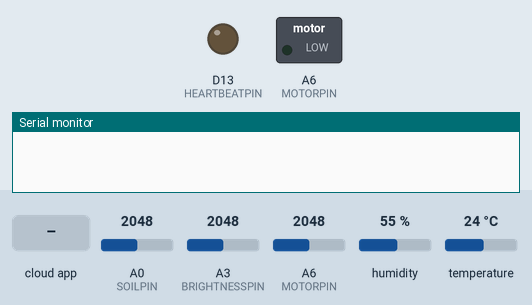
This sketch was run on a simulated Arduino Nano ESP32. Parts: switched loads named in the sketch (green lamp = pin HIGH), output pins drawn as LEDs (lit = HIGH), the last lines printed to the serial monitor. Dashed ring = blinking. The test bench sets the inputs (shaded band); at power-on: A0 (SOILPIN) = 2048, A3 (BRIGHTNESSPIN) = 2048, A6 (MOTORPIN) = 2048, humidity 55 %, temperature 24 °C. WiFi joins after 1.5 s; servers stay silent unless stated.

Above: at 0.0 s.
At 2.7 s:
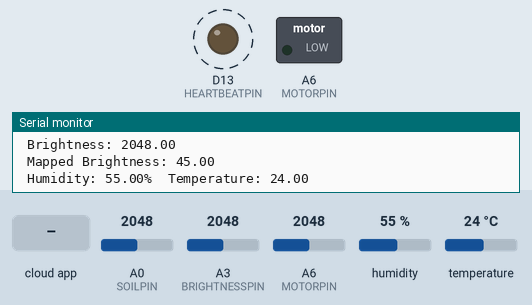
2.8 s: A0 (SOILPIN) set to 2866
6.3 s: the phone or cloud app sets container_refill to 0
9.8 s: the phone or cloud app sets container_refill to 1
13.3 s: A0 (SOILPIN) set to 3972
Timing chart, 0 to 17.8 s (numbered marks = the images above; inputs shaded):
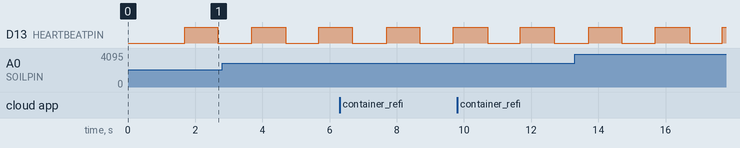

The sketch:

IoTrees_Prototype.ino
```cpp
#include "arduino_secrets.h"

/*
  Sketch generated by the Arduino IoT Cloud Thing "Untitled"
  https://create.arduino.cc/cloud/things/220bf1eb-6144-47c8-8add-2f7b641606f9

  Arduino IoT Cloud Variables description

  The following variables are automatically generated and updated when changes are made to the Thing

  CloudTemperatureSensor air_temperature;
  CloudIlluminance brightness;
  bool container_refill;
  CloudRelativeHumidity air_humidity;
  CloudRelativeHumidity soil_humidity;

  Variables which are marked as READ/WRITE in the Cloud Thing will also have functions
  which are called when their values are changed from the Dashboard.
  These functions are generated with the Thing and added at the end of this sketch.
*/
#include "thingProperties.h"
#include <DHT.h>
//#include <DHT_U.h>
// DHT11 - Version: 2.0.0

//Defines
//Pins
#define DHTPIN 6  //D6 DHT digital
#define DHTTYPE DHT11
#define SOILPIN 17        //A0/D17 Soil Humidity Analog input
#define MOTORPIN 23       //A6/D23 Motor  Analog Output
#define BRIGHTNESSPIN 20  //A3/D20 Photosensor Analog Input
#define HEARTBEATPIN 13   //D13 Hearbeat

//Sensors
// Values need to be adapted based on opservations
#define BRIGHTNESS_LOW 3800      // Define min value we consider brightness 'low'
#define BRIGHTNESS_HIGH 15    // Define max value we consider brightness 'high'
#define WETSOIL (1700+500)            // Define limit value we consider soil 'wet' 1700 max is 4095
#define DRYSOIL (3000)            // Define limit value we consider soil 'dry'
#define UPDATEPERIOD    1000      //Time periode between readings in ms
#define WATERINGPERIOD 600000  //Time period between watering actions 10min = 600000ms
#define WATERING_TIME 30000  //Maximum Time Period that pump runs until shutdown 30 sec = 30000 ms
#define FLOWRATE        300    //cm^3/s
#define CONTAINERVOLUME 12000    //cm^3

//Variables
// CloudUpdateVariabls
/*
 CloudTemperatureSensor air_temperature;   CloudIlluminance brightness;    bool container_refill;   CloudRelativeHumidity air_humidity;   CloudRelativeHumidity soil_humidity;
*/
//IOT
int wifiStatus = 0;   //1 = ok, 0 = error
int cloudStatus = 0;  //1 = ok, 0 = error
unsigned long previousMillis = 0;

//DHT
DHT dht(DHTPIN, DHTTYPE);

//Motor
unsigned long previousMillisMotor = 0;
int container_content = CONTAINERVOLUME; //Volume in cm^3

void setup() {
  // Initialize serial and wait for port to open:
  Serial.begin(9600);
  // This delay gives the chance to wait for a Serial Monitor without blocking if none is found
  delay(1500);

  //initiate Pins
  //D6 DHT digital
  //D17 Soil Humidity Analog input
  // D20 Photosensor Analog Input
  //D23 Motor  Analog Output
  pinMode(SOILPIN, INPUT);
  pinMode(BRIGHTNESSPIN, INPUT);
  pinMode(MOTORPIN, OUTPUT);
  pinMode(HEARTBEATPIN, OUTPUT);

  // Defined in thingProperties.h
  initProperties();

  // Connect to Arduino IoT Cloud
  ArduinoCloud.begin(ArduinoIoTPreferredConnection);

  /*
     The following function allows you to obtain more information
     related to the state of network and IoT Cloud connection and errors
     the higher number the more granular information you’ll get.
     The default is 0 (only errors).
     Maximum is 4
 */
  setDebugMessageLevel(2);
  ArduinoCloud.printDebugInfo();

  //USER CODE
  dht.begin();
}

void loop() {
  ArduinoCloud.update();
  // Your code here
  //do every action periodically
  unsigned long currentMillis = millis();

  if (currentMillis - previousMillis >= UPDATEPERIOD) {
    // Measuring data
    previousMillis = currentMillis;
    air_temperature = dht.readTemperature();
    air_humidity = dht.readHumidity();
    soil_humidity = analogRead(SOILPIN);
    brightness = analogRead(BRIGHTNESSPIN);

    //Soil Moisture Measurement
    // Determine status of our soil
    Serial.print(F("\n Soil Humidity: "));
    Serial.print(soil_humidity);

    //Wet soil
    if (soil_humidity < WETSOIL) {
      Serial.println("\n Status: Soil is too wet");
      //Turn motor off
      analogWrite(MOTORPIN, 0);
      container_content = container_content - (currentMillis - previousMillis) *FLOWRATE; // V = V_0 - s*dV
    } else if (soil_humidity >= WETSOIL && soil_humidity < DRYSOIL) {
      //Perfect soil humidity
      Serial.println("\n Status: Soil humidity is perfect");
      //Turn motor off
      analogWrite(MOTORPIN, 0);
      container_content = container_content - (currentMillis - previousMillis) *FLOWRATE; // V = V_0 - s*dV
    } else {
      //start watering motor for some time to make it more humid
      Serial.println("\n Status: Soil is too dry - time to water!");

      if ( (analogRead(MOTORPIN) == 1023) && ( (currentMillis - previousMillisMotor) >= WATERING_TIME) ) {
        Serial.println("\n Maximum Watering Time Exceeded, Initiating Shutdown!");
        analogWrite(MOTORPIN, 0);
        container_content = 0;
        container_refill = 0;
      }

      //value: the duty cycle: between 0 (always off) and 255 (always on). Allowed data types: int. //DAC 10-bit 1023
      if ( currentMillis - previousMillisMotor >= WATERINGPERIOD && container_content > 0) {
        previousMillisMotor = currentMillis;
        //Turn motor on
        analogWrite(MOTORPIN, 1023);
        //delay(100);                     //Time for motor to operate in ms = 3000ms
        //analogWrite(MOTORPIN, 0);
      }else if(container_content <= 0){
        container_refill = 0;
      }
    }

    Serial.print(F("\n  Soil Humidity: "));
    Serial.print(soil_humidity);
    soil_humidity = map(4095 - soil_humidity, 0, 4095, 0, 100);
    Serial.print(F("\n Mapped Soil Humidity: "));
    Serial.print(soil_humidity);   //Map humidity //TODO TEST limits

    Serial.print(F("\n Container Content in cm^3:"));
    Serial.print(container_content);

    //Brightness Measurement
    Serial.print(F("\n Brightness: "));     //TODO REMOVE AFTER CALIBRATION
    Serial.print(brightness);             //REMOVE AFTER CALIBRATION
    brightness = map(BRIGHTNESS_LOW - brightness, BRIGHTNESS_HIGH, BRIGHTNESS_LOW, 0, 100);
    Serial.print(F("\n Mapped Brightness: "));
    Serial.print(brightness);

    //Humidity and Temperature Measurement
    Serial.print(F("\n Humidity: "));
    Serial.print(air_humidity);
    Serial.print(F("%  Temperature: "));
    Serial.print(air_temperature);
    Serial.print(F("\n"));

    //Heartbeat
    digitalWrite(HEARTBEATPIN, !digitalRead(HEARTBEATPIN));
  }
}
/*
  Since ContainerRefill is READ_WRITE variable, onContainerRefillChange() is
  executed every time a new value is received from IoT Cloud.
*/
void onContainerRefillChange()  {
  // Add your code here to act upon ContainerRefill change
  Serial.println("\n Container refill: ");
  if(container_refill == 1){  //TODO
    container_content == CONTAINERVOLUME;
    Serial.println("correct");
  }else{
    Serial.println("wrong");
  }
}
```

arduino_secrets.h
```cpp
#define SECRET_SSID "Classroom"//
#define SECRET_OPTIONAL_PASS "ntustclassroom"//
#define SECRET_DEVICE_KEY "FMLSQMWX85S8XLQJJEJ5"
```

thingProperties.h
```cpp
// Code generated by Arduino IoT Cloud, DO NOT EDIT.
#include <ArduinoIoTCloud.h>
#include <Arduino_ConnectionHandler.h>

const char DEVICE_LOGIN_NAME[]  = "7bd8beb7-58eb-4eab-8624-fde70dee32e4";

const char SSID[]               = SECRET_SSID;    // Network SSID (name)
const char PASS[]               = SECRET_OPTIONAL_PASS;    // Network password (use for WPA, or use as key for WEP)
const char DEVICE_KEY[]  = SECRET_DEVICE_KEY;    // Secret device password

void onContainerRefillChange();

CloudTemperatureSensor air_temperature;
CloudIlluminance brightness;
bool container_refill;
CloudRelativeHumidity air_humidity;
CloudRelativeHumidity soil_humidity;

void initProperties(){

  ArduinoCloud.setBoardId(DEVICE_LOGIN_NAME); //setBoardId(DEVICE_LOGIN_NAME);
  ArduinoCloud.setSecretDeviceKey(DEVICE_KEY); //setSecretDeviceKey(DEVICE_KEY);
  ArduinoCloud.addProperty(air_temperature, READ, 1 * SECONDS, NULL);
  ArduinoCloud.addProperty(brightness, READ, 1 * SECONDS, NULL);
  ArduinoCloud.addProperty(container_refill, READWRITE, ON_CHANGE, onContainerRefillChange, 1);
  ArduinoCloud.addProperty(air_humidity, READ, 1 * SECONDS, NULL);
  ArduinoCloud.addProperty(soil_humidity, READ, 1 * SECONDS, NULL);

}

WiFiConnectionHandler ArduinoIoTPreferredConnection(SSID, PASS);
```

Measured:
- by itself, D13 (HEARTBEATPIN): alternates HIGH for 1.0 s and LOW for 0.99 s
